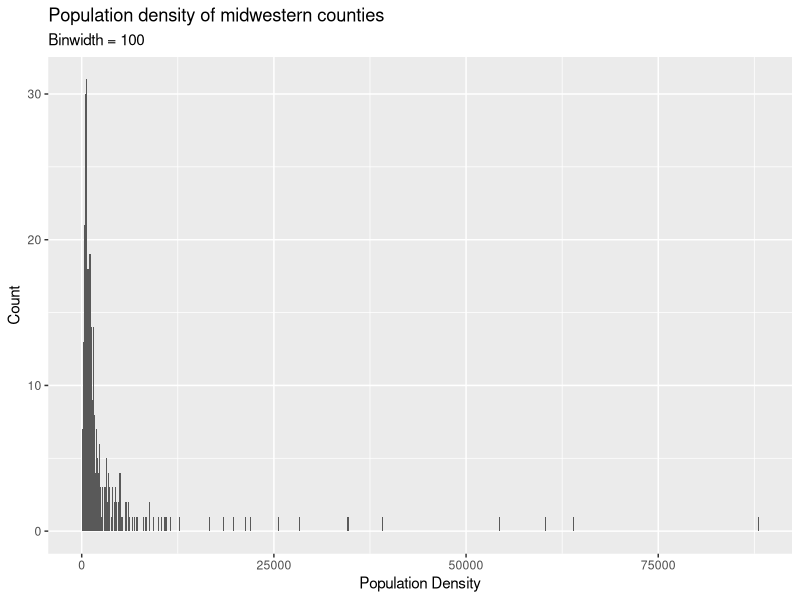
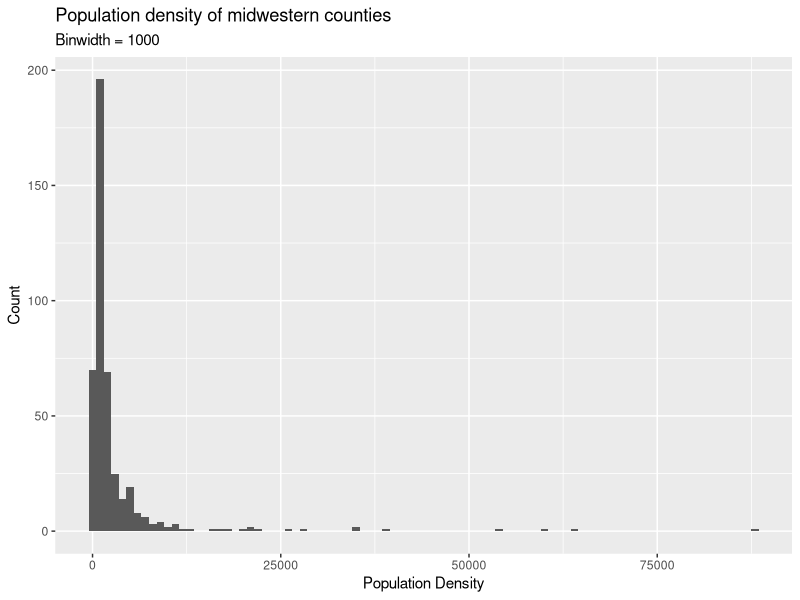
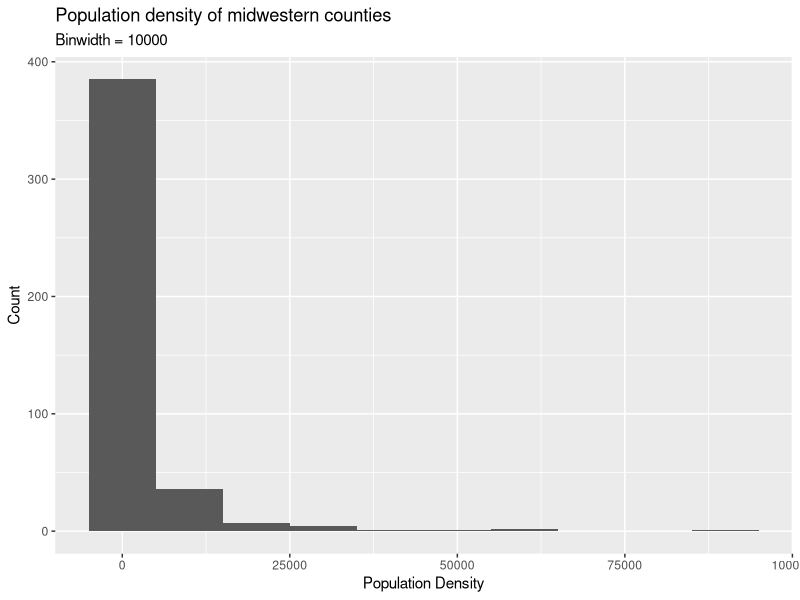
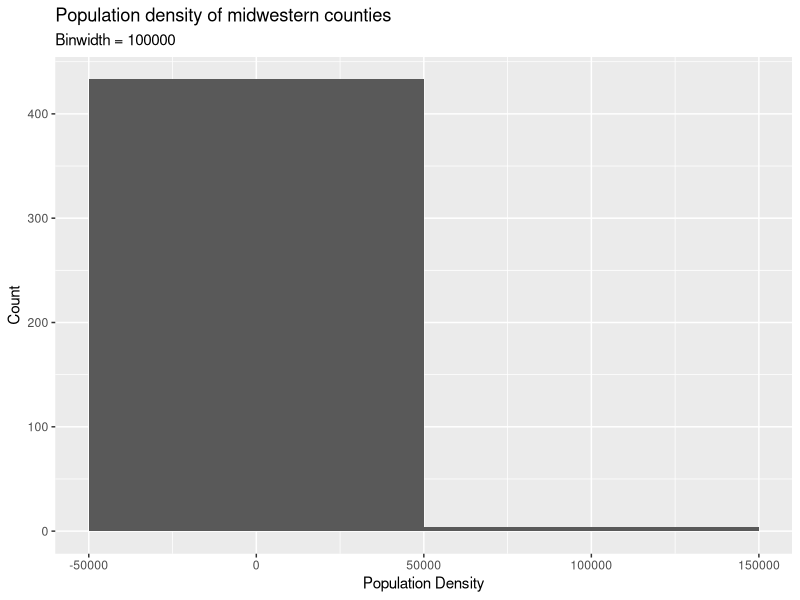
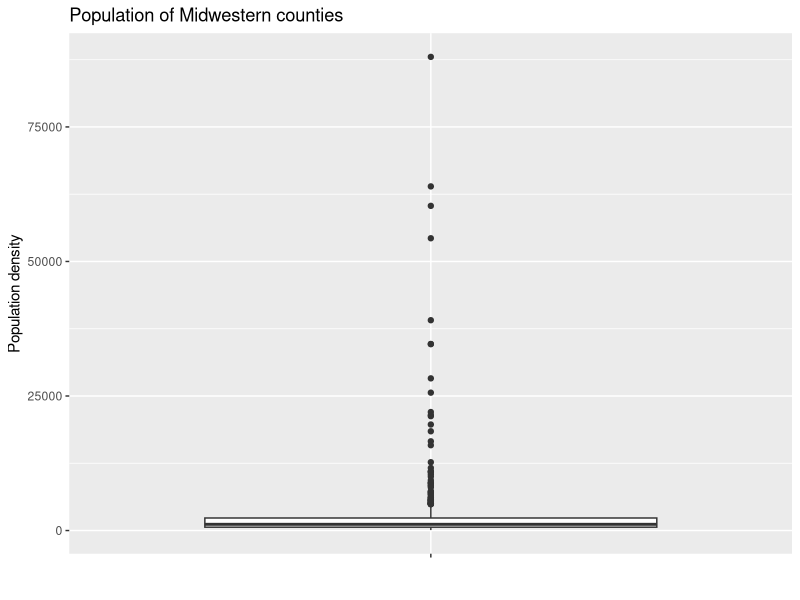
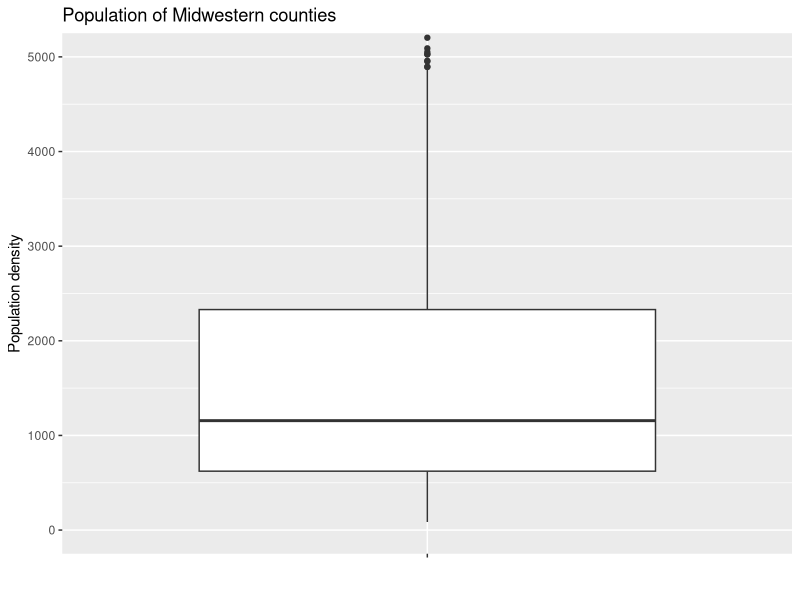
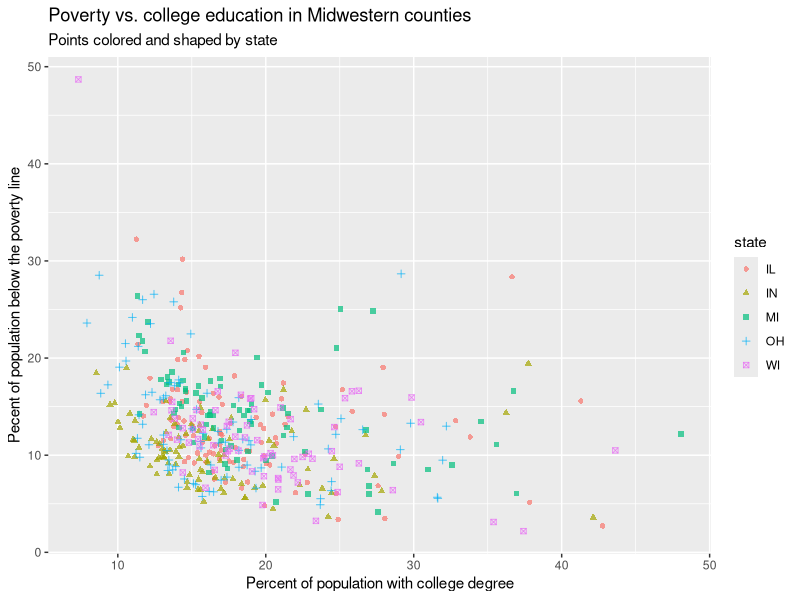
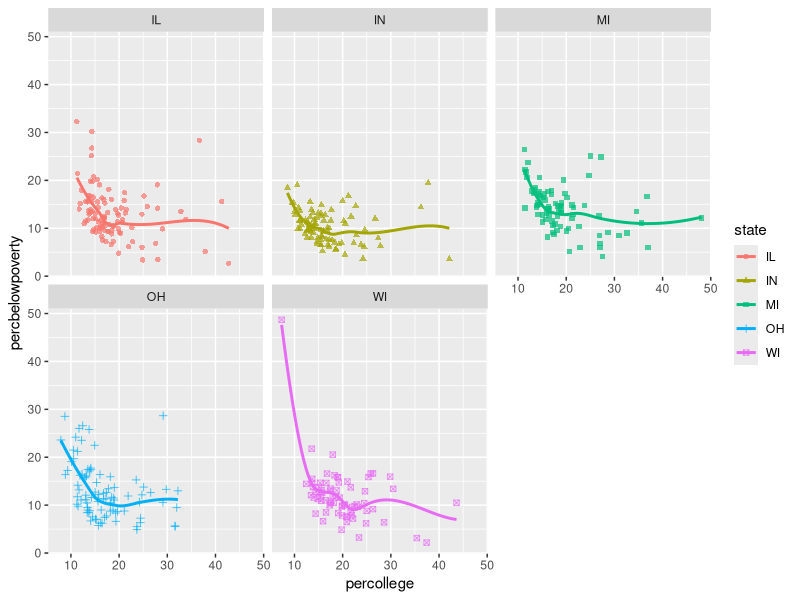

Generate these figures, in order, with R:
## ---- chunk 1
library(tidyverse)
write_csv(midwest, "midwest.csv")
## ---- chunk 2
#histogram of midwest, bin = 100
ggplot(midwest,aes(x = popdensity)) + 
         geom_histogram(binwidth = 100) + 
         labs( 
           x = "Population Density",
           y = "Count",
           title = "Population density of midwestern counties", 
           subtitle = "Binwidth = 100")

## ---- chunk 3
#histogram of midwest, bin = 1000
ggplot(midwest,aes(x = popdensity)) + 
         geom_histogram(binwidth = 1000) + 
         labs( 
           x = "Population Density",
           y = "Count",
           title = "Population density of midwestern counties", 
           subtitle = "Binwidth = 1000")

## ---- chunk 4
#histogram of midwest, bin = 10000
ggplot(midwest,aes(x = popdensity)) + 
         geom_histogram(binwidth = 10000) + 
         labs( 
           x = "Population Density",
           y = "Count",
           title = "Population density of midwestern counties", 
           subtitle = "Binwidth = 10000")


## ---- chunk 5
#histogram of midwest, bin = 100,000
ggplot(midwest,aes(x = popdensity)) + 
         geom_histogram(binwidth = 100000) + 
         labs( 
           x = "Population Density",
           y = "Count",
           title = "Population density of midwestern counties", 
           subtitle = "Binwidth = 100000")


## ---- chunk 6
#boxplot showing full range of data
ggplot(midwest, aes(x = "", y = popdensity)) + 
  geom_boxplot() +  
  labs(
    y = "Population density",
    x = "",
    title = "Population of Midwestern counties"
  )
## ---- chunk 7
#boxplot showing reduced range to show boxplot properly
ggplot(midwest, aes(x = "", y = popdensity)) + 
  geom_boxplot() + coord_cartesian(ylim = c(0, 5000)) +
  labs(
    y = "Population density",
    x = "",
    title = "Population of Midwestern counties"
  )
## ---- chunk 8
#scatterplot of percent below poverty vs percent college degree
ggplot(
  midwest, 
  aes(
    x = percollege, 
    y = percbelowpoverty, 
    colour = state, 
    shape = state)) +
  geom_point(alpha = 0.7) +
  labs(
    x = "Percent of population with college degree",
    y = "Pecent of population below the poverty line",
      title = "Poverty vs. college education in Midwestern counties",
    subtitle = "Points colored and shaped by state")
## ---- chunk 9
#scatterplot faceted by state
ggplot(
  midwest, 
  aes(
    x = percollege, 
    y = percbelowpoverty, 
    colour = state, 
    shape = state)) +
  geom_point(alpha = 0.7) +
  geom_smooth(se = FALSE) +
  facet_wrap(~state)
  labs(
    x = "Percent with college degree",
    y = "Pecent below the poverty line",
      title = "Poverty vs. college education in Midwestern counties",
    subtitle = "Faceted by state with smooth trend lines")
## ---- chunk 10
ggplot(midwest, aes(x = state, y = area)) +
  geom_boxplot(alpha = 0.7) +
  labs(
    x = "State",
    y = "County area",
    title = "Distribution of county area by state in the Midwest"
  )
## ---- chunk 11
midwest <- midwest |>
  mutate(metro = if_else(inmetro == 1, "Yes", "No"))

ggplot(midwest, aes(x = state, fill = metro)) +
  geom_bar(position = "fill") +
  scale_y_continuous(limits = c(0, 1)) +
  labs(
    x = "State",
    y = "Proportion of counties",
    fill = "Metro area",
    title = "Proportion of counties classified as metro areas by state"
  )

## ---- chunk 12
ggplot(
  midwest, 
  aes(
    x = percollege, 
    y = percbelowpoverty, colour = percwhite
    )) +
  geom_point(alpha = 0.5, size = 2) +
  facet_wrap(~state) +   scale_color_continuous(name = "% white") + 
  labs(
     x = "% college educated",
    y = "% below poverty line",
    title = "Poverty vs. college education in Midwestern counties",
    subtitle = "Faceted by state and colored by percentage white") + 
    theme_minimal()
